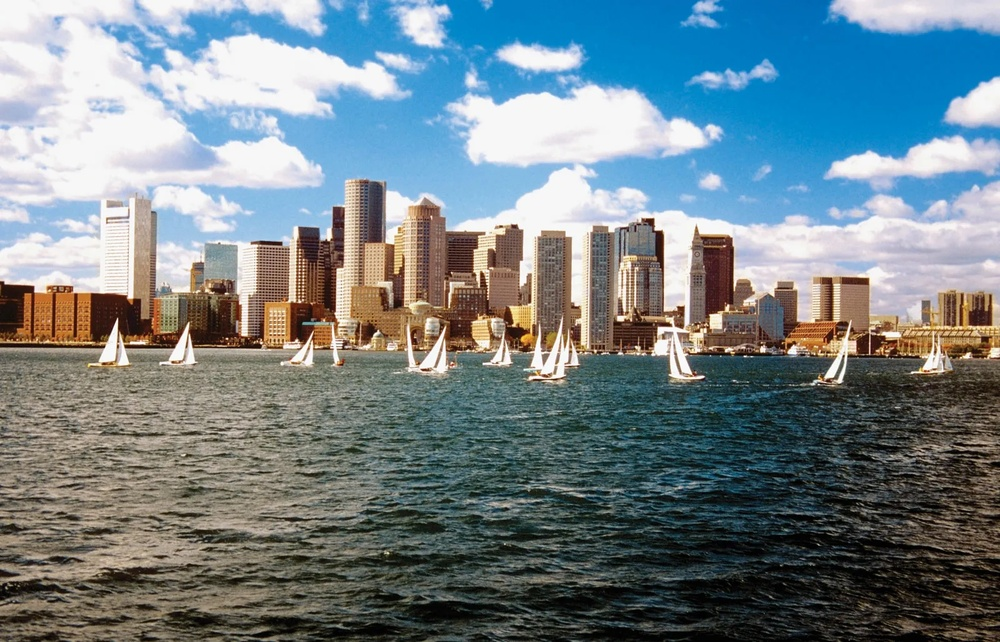
#> input picture photos/pboston.jpg, 1000 x 642 px, shrunk from 1600 x 1027 before the run, found by its file name
$ python contours.py
#> lines starting #> are read from the running program, lines starting #| are printed output that depends on the picture; after the words box and inside, x2 and y2 are one past the last pixel; in counts of white or black regions, pixels touching at a corner belong together
import cv2 as cv
import numpy as np

img = cv.imread('opencv\photos\pboston.jpg')
#> img is the input picture: shape (642, 1000, 3); mean B, G, R 137.1, 130.9, 115.8
cv.imshow('ptest',img)

blank = np.zeros(img.shape,dtype ='uint8')
cv.imshow('blank',blank)

grey = cv.cvtColor(img,cv.COLOR_BGR2GRAY)
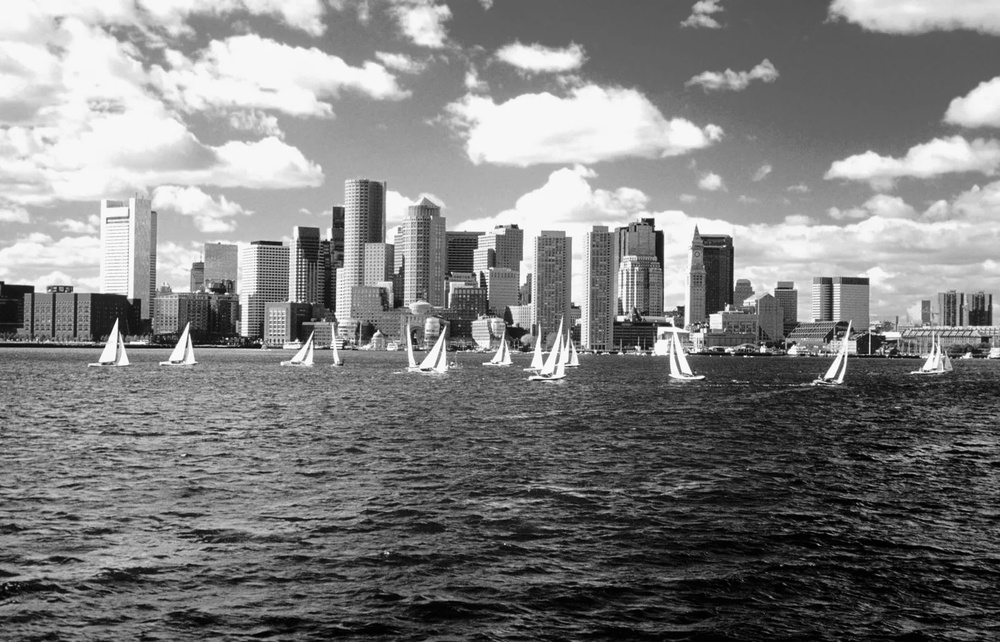
#> grey: shape (642, 1000); min 0, max 255, mean 127.1
# cv.imshow('d',grey)
# blur = cv.GaussianBlur(grey,(5,5), cv.BORDER_DEFAULT)
# # cv.imshow('blur',blur)
canny= cv.Canny(img,125,175)
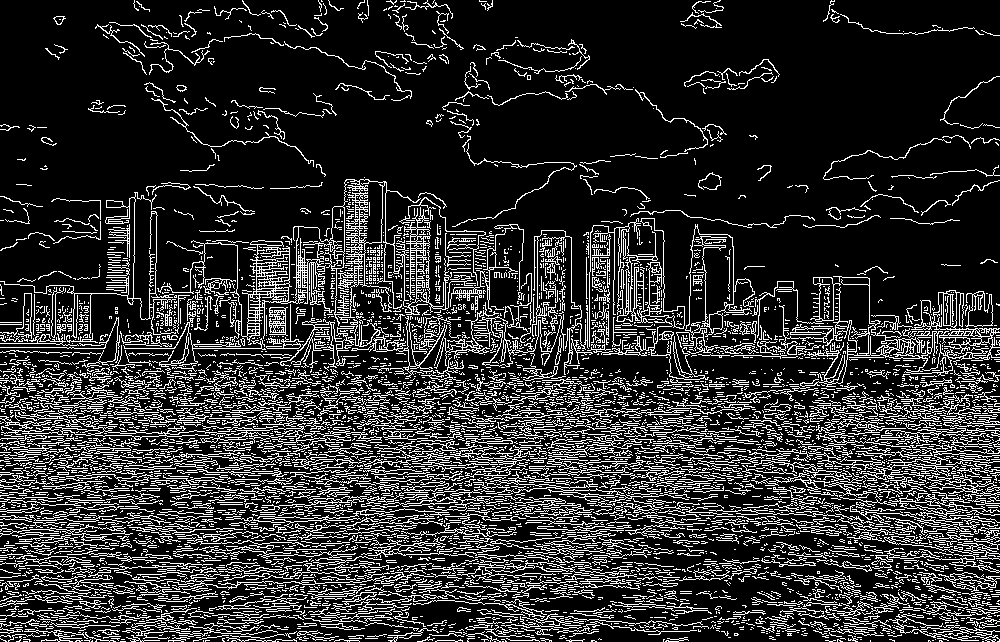
#> canny: shape (642, 1000); 18.4% white in thin lines or dots
cv.imshow('canny',canny)


ret,thres =cv.threshold(grey,128,255,cv.THRESH_BINARY)
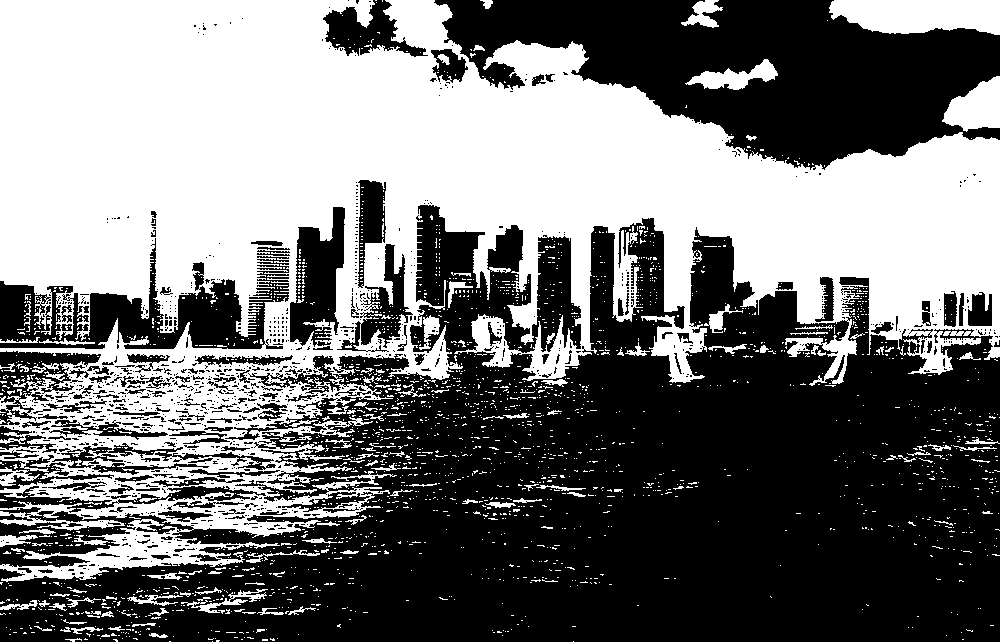
#> thres: shape (642, 1000); 45.6% white; 2339 white regions (2200 under 20 px)

contours, hierarchies = cv.findContours(thres,cv.RETR_LIST, cv.CHAIN_APPROX_SIMPLE)
#> contours = 3873 contours, 3555 with area under 20; largest, box (x1, y1, x2, y2) and area: (0, 0, 1000, 582) 290466, (289, 206, 346, 348) 5173, (829, 0, 1000, 35) 4760, (360, 243, 414, 349) 2537, (942, 76, 1000, 132) 1993
print(f'{len(contours)} contour(s) found!')
#| 3873 contour(s) found!


cv.drawContours(blank,contours, -1 , (0,0,255),1)
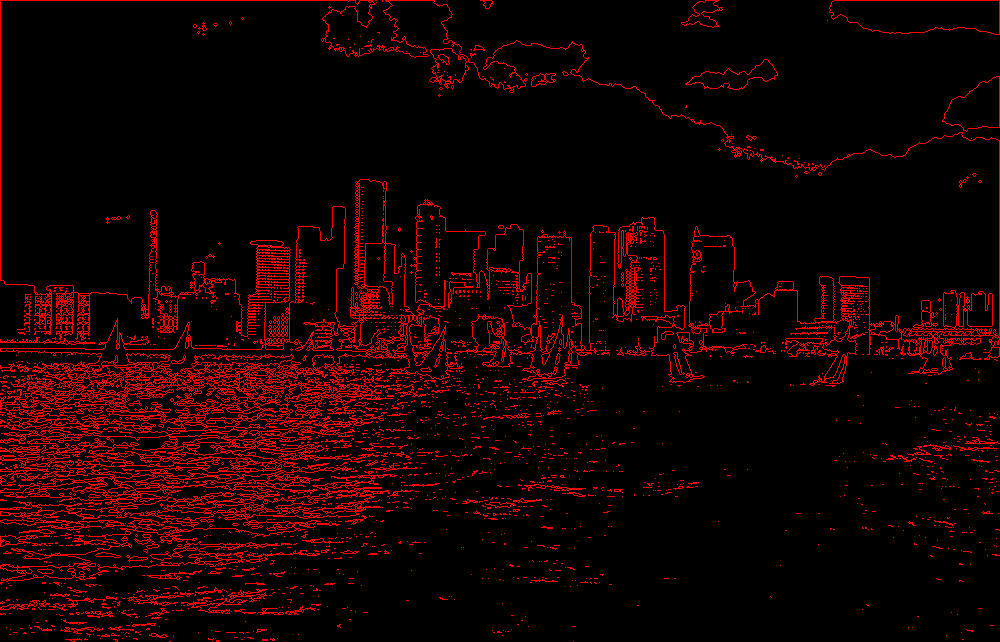
#> blank: shape (642, 1000, 3); mean of channels 0, 1, 2 0, 0, 20.4; drawn as B, G, R
cv.imshow("draw",blank)

cv.imshow('th',thres)


cv.waitKey(0)
